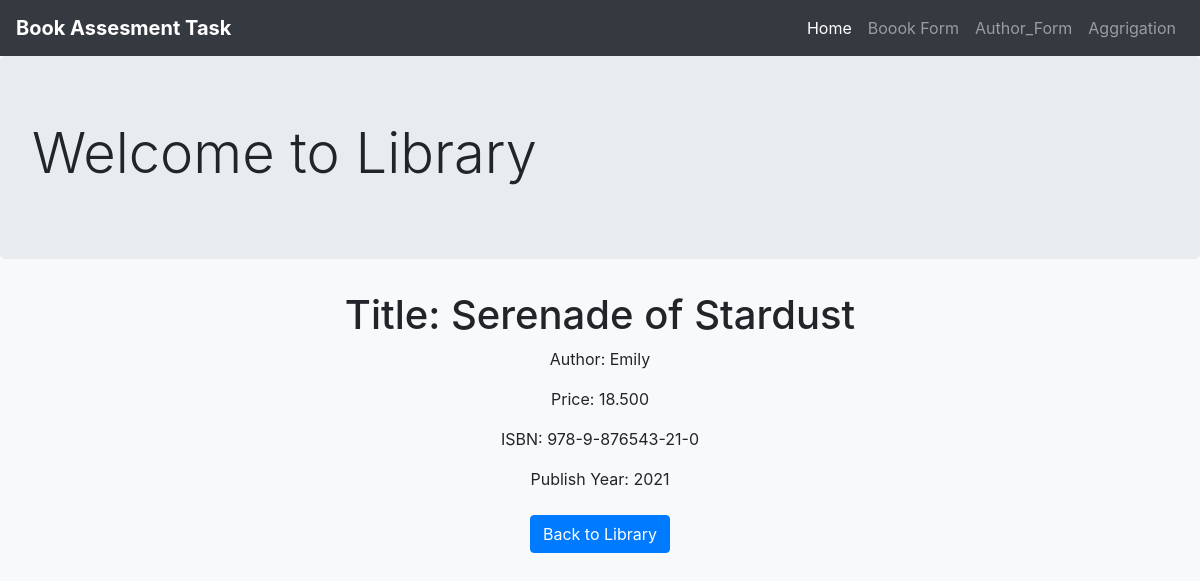
The page /singlepost/7/ on the database its author committed.
### BookLibrary/models.py (models this page shows, shortened)
class BookModel(models.Model):
    Title = models.CharField(max_length=50)
    Author = models.ForeignKey("AuthorModel", on_delete=models.CASCADE , blank = False)
    Publication_Year = models.IntegerField()
    ISBN = models.CharField(max_length=50,unique=True)
    Price = models.DecimalField(max_digits=8, decimal_places=3)

class AuthorModel(models.Model):
    First_Name = models.CharField(max_length=50)
    Last_Name = models.CharField(max_length=50)
    Address = models.CharField(max_length=200)
    def __str__(self):
        return self.First_Name

### BookLibrary/views.py (the view)
# urls.py: path('singlepost/<str:pk>/',views.Single_Post,name='Single_Post'),
def Single_Post(request,pk):
    object = BookModel.objects.get(id=pk)
    context = {
        'object':object
    }
    return render(request,'Single_Post.html',context)

### templates/Single_Post.html
{% include 'navbar.html' %}
<div class="container post-container">
    <h1 class="text-center">Title: {{object.Title}}</h1>
    <p class="text-center">Author: {{object.Author}}</p>
    <p class="text-center">Price: {{object.Price}}</p>
    <p class="text-center">ISBN: {{object.ISBN}}</p>
    <p class="text-center">Publish Year: {{object.Publication_Year}}</p>
    <div class="text-center mt-4">
        <a href="{% url 'index' %}"><button class="btn btn-primary">Back to Library</button></a>
    </div>

### static/style.css (style rules this page uses)
body { background-color: #f8f9fa; }
.btn-primary { background-color: #007bff; border-color: #007bff; }

### rows shown on the page
BookModel: Title "Serenade of Stardust", Author "Emily", Price "18.500", ISBN "978-9-876543-21-0", Publication_Year "2021"
